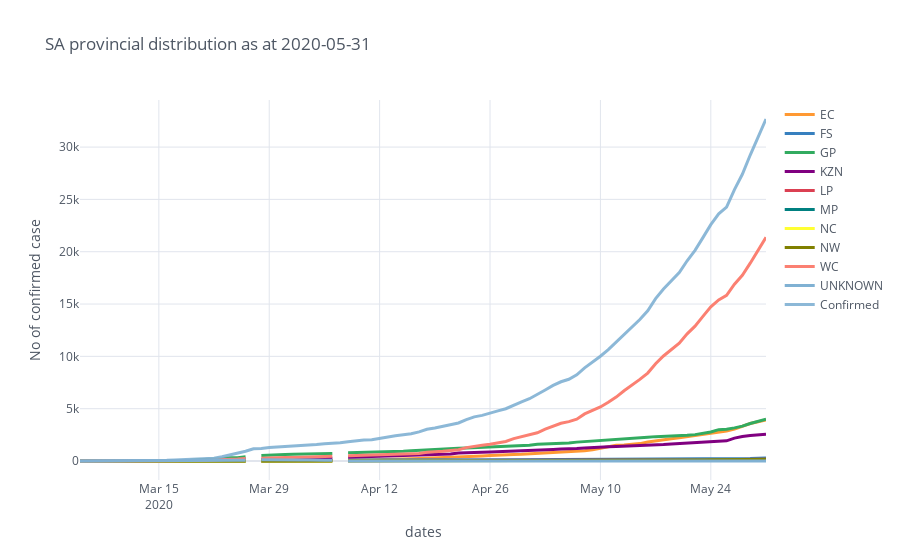

The code cell stored with this chart in its notebook:
### Code cell
ProvinConf.iplot(theme="white",xTitle = "dates",yTitle="No of confirmed case",width=3,
                        title=f"SA provincial distribution as at {ProvinConf.index[-1].date()}")
